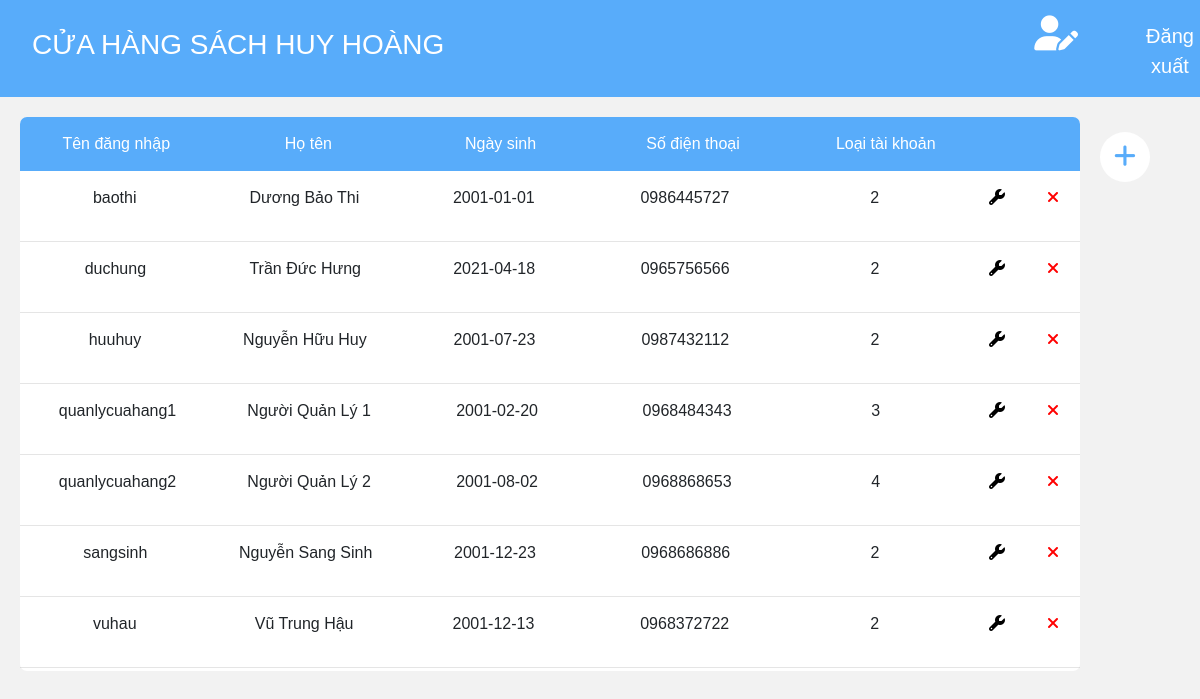
The page /index_Edit_User.php (signed in) on the database its author committed.
### tables this page shows
CREATE TABLE `user` (
  `tendangnhap` char(50) NOT NULL,
  `matkhau` varchar(1000) NOT NULL,
  `hoten` varchar(50) NOT NULL,
  `ngaysinh` date NOT NULL,
  `sdt` char(10) NOT NULL,
  `type` int(11) NOT NULL
);

### index_Edit_User.php (the view, shortened to what this page needs)
<?php
  require_once('database.php');
?>
<!DOCTYPE html>
<html>
<head>
  <link rel="stylesheet" href="style.css">
  <link rel="stylesheet" href="https://maxcdn.bootstrapcdn.com/bootstrap/4.5.2/css/bootstrap.min.css">
  <link rel="stylesheet" href="https://cdnjs.cloudflare.com/ajax/libs/font-awesome/4.7.0/css/font-awesome.min.css">
</head>
<body>
	<nav class="navbar navbar-expand-sm navbar-infor">
    <a class="navbar-brand" href="index_login.php"><h3 style="color:white; margin-top: 1px">CỬA HÀNG SÁCH HUY HOÀNG</h3></a>
    <ul class="navbar-nav" style="padding-left: 500px; font-size: 20px">
                    <li class="nav-item">
                    <a href="index_manager.php" class="navbar-brand"><i class = "management"><img src="management.png"  width="55px" height="55px" style="padding-left: 15px"></i><div class="shop4">Quản Lý</div></a>
                  </li>
          <li class="nav-item">
            <a class="nav-link" href="edit_profile.php"><i class='fas fa-user-edit' style='font-size:35px;color: white;padding-left: 35px'></i><div class="shop3">Hồ sơ cá nhân</div></a></a>
          </li>
          <li class="nav-item">
            <a class="nav-link" href="logout.php" style="margin-top: 5px;padding-left: 60px; color:white;">Đăng xuất</a>
          </li>
        </ul>
    </nav>
    <div class="table">
  <div class="row-header">
    <div class="cell">Tên đăng nhập</div>
    <div class="cell">Họ tên</div>
    <div class="cell">Ngày sinh</div>
    <div class="cell">Số điện thoại</div>
    <div class="cell">Loại tài khoản</div>
    <div class="cell-icon"></div>
    <div class="cell-icon"></div>
  </div>
  <div class="row">
  <?php
    $type = $_SESSION['type'];
    $result = getUserAccount($type);
        if ($result->num_rows > 0) {
          while($row = $result->fetch_assoc()) {
            ?>
    <form method="post" id="form" action="">
    <div class="row-content">
    <div class="cell"><?= $row['tendangnhap'] ?></div>
    <div class="cell"><?= $row['hoten'] ?></div>
    <div class="cell"><?= $row['ngaysinh'] ?></div>
    <div class="cell"><?= $row['sdt'] ?></div>
    <div class="cell"><?= $row['type'] ?></div>
    <div class="cell-icon"><button type="submit" style="background-color:white; border: none;" name="editConfirm" value="<?= $row['tendangnhap'] ?>"><span class="fa fa-wrench"></span></button></div>
    <div class="cell-icon"><button onclick="return confirm('Bạn có chắc chắn muốn xóa?')" type="submit" style="background-color:white; border: none;" name="deleteConfirm" value="<?= $row['tendangnhap'] ?>"><span class="fa fa-close" style="color: red"></span></button></div>
  </div>
  </form>
  <hr>
      <?php
    }
  }
?>
  </div>
</div>
<div class="circle"><a href="add_Account.php"><span class="fa fa-plus"></span></a></div>
</body>
</html>

### style.css (style rules this page uses)
.fa-minus, .fa-plus { color: black }
body { background-color: #F2F2F2; }

### index_Edit_User.php (style rules this page uses)
body { font-family: Helvetica, sans-serif; margin: 0; padding: 0; text-align: center; background: #F2F2F2; }
.navbar-expand-sm { background-color: #58ACFA; }
.table { background: white; text-align: center; width: 1060px; border-radius: 7px; margin: 20px; padding-bottom: 3px; float: left; }
.row-header { background: #58ACFA; border-top-right-radius: 7px; border-top-left-radius: 7px; color: white; }
.cell { display: table-cell; padding: 15px; width: 200px; }
.cell-icon { display: table-cell; padding: 15px; width: 50px; }
.row { display: table-row; }
.row hr { padding: 0px; margin: 0px; }
.circle { margin-top: 35px; width: 50px; height: 50px; line-height: 50px; border-radius: 50%; font-size: 25px; background: white; float: left; }
.fa-plus { padding-top: 12px; color: #58ACFA; }

### rows shown on the page
user: tendangnhap "baothi", hoten "Dương Bảo Thi", ngaysinh "2001-01-01", sdt "0986445727", type "2"
user: tendangnhap "duchung", hoten "Trần Đức Hưng", ngaysinh "2021-04-18", sdt "0965756566", type "2"
user: tendangnhap "huuhuy", hoten "Nguyễn Hữu Huy", ngaysinh "2001-07-23", sdt "0987432112", type "2"
user: tendangnhap "quanlycuahang1", hoten "Người Quản Lý 1", ngaysinh "2001-02-20", sdt "0968484343", type "3"
user: tendangnhap "quanlycuahang2", hoten "Người Quản Lý 2", ngaysinh "2001-08-02", sdt "0968868653", type "4"
user: tendangnhap "sangsinh", hoten "Nguyễn Sang Sinh", ngaysinh "2001-12-23", sdt "0968686886", type "2"
user: tendangnhap "vuhau", hoten "Vũ Trung Hậu", ngaysinh "2001-12-13", sdt "0968372722", type "2"
